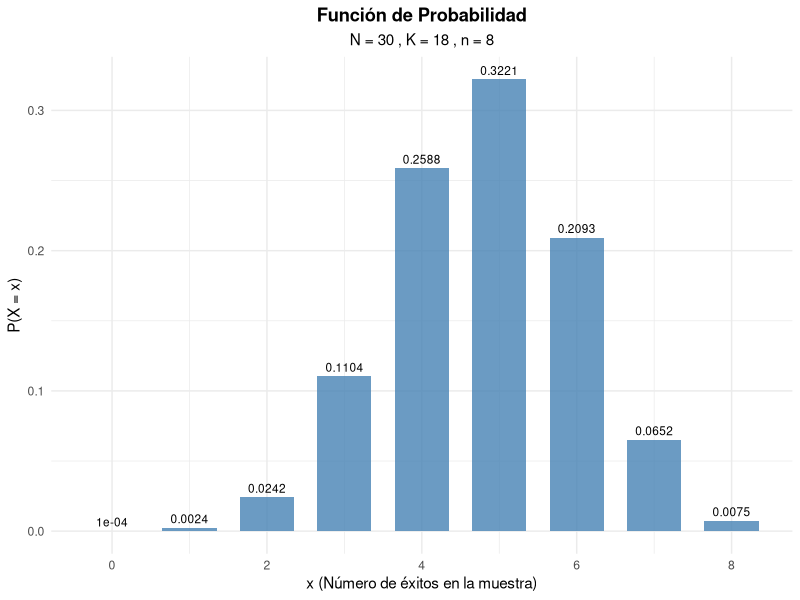
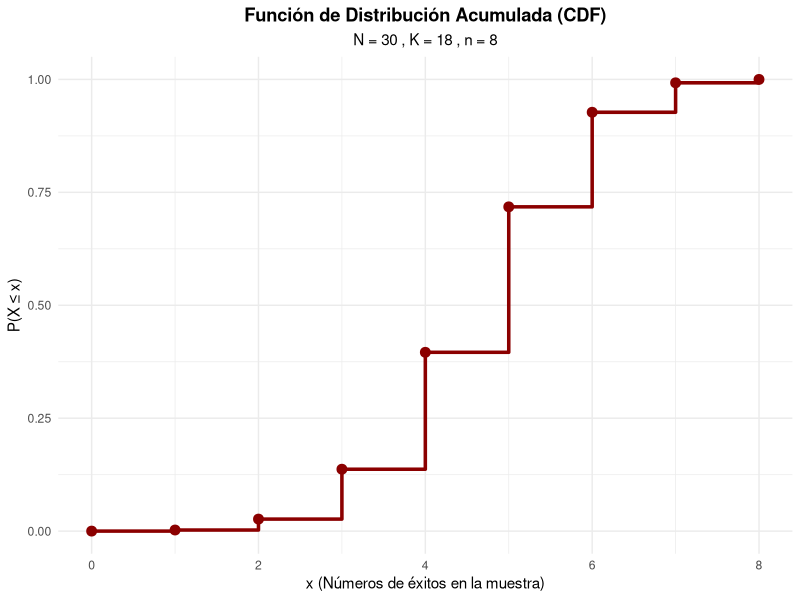
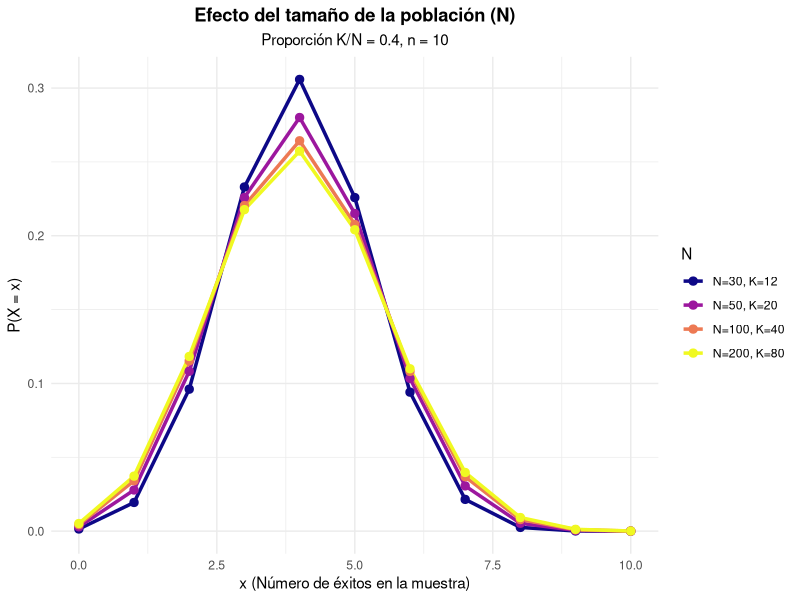
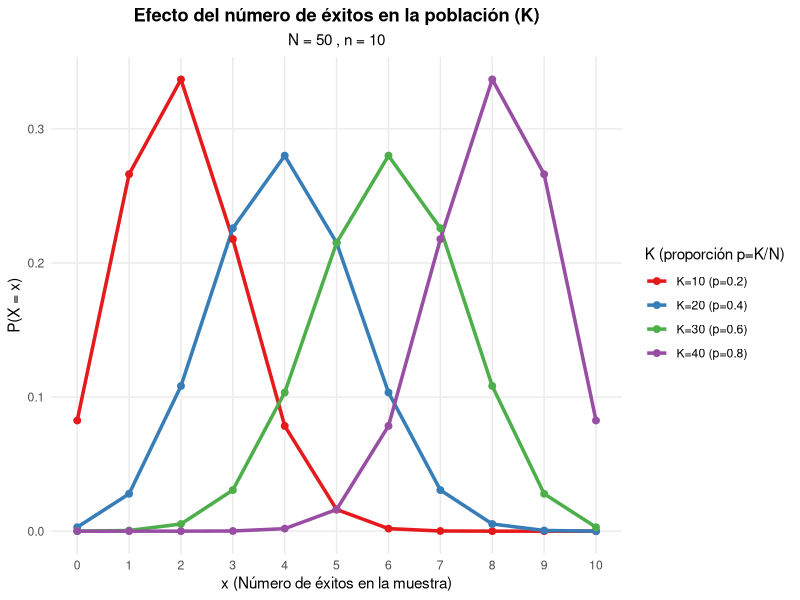
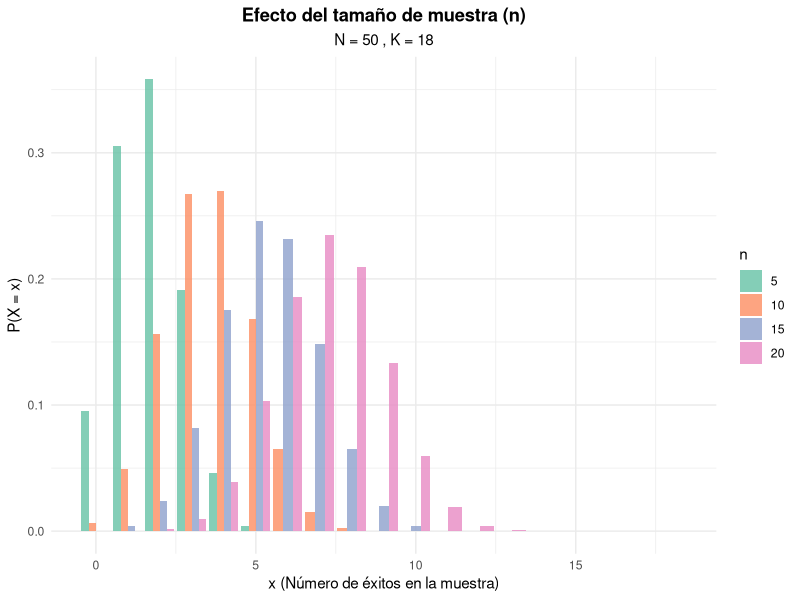
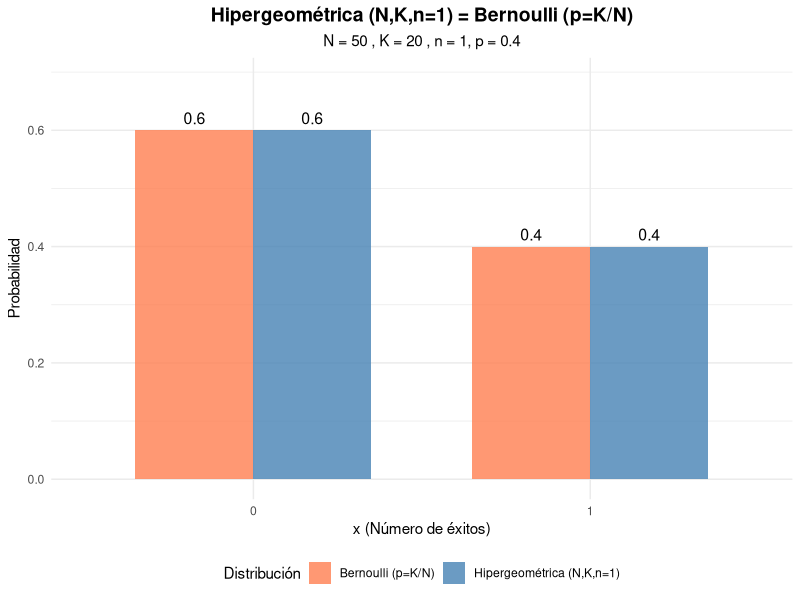
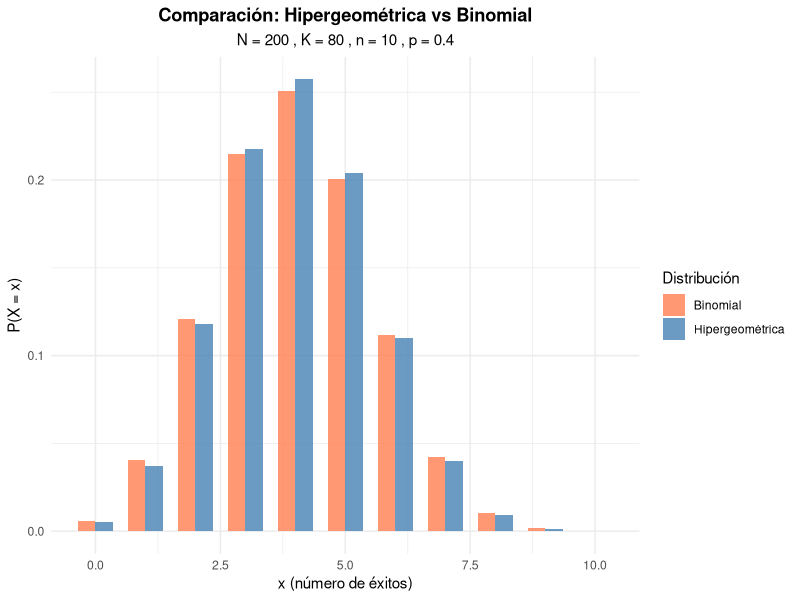
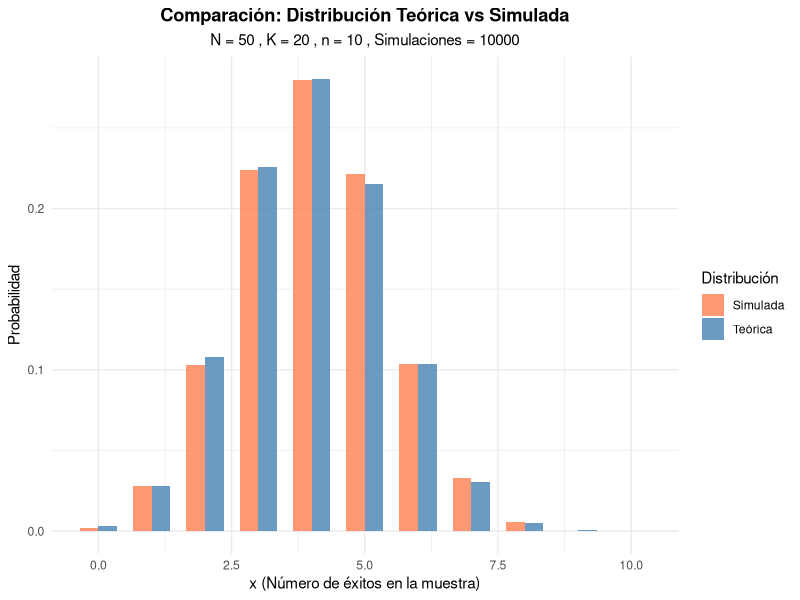

Reproduce these figures in R, in order.
## ---- chunk 1
#| label: setup
#| code-fold: true
#| include: false

library(tidyverse)
library(kableExtra)
library(ggplot2)
## ---- chunk 2
# Parámetros:
N <- 30
K <- 18
n <- 8
x <- 5
# Cálculo de probabilidad:
prob <- (((factorial(K)/(factorial(x)*factorial(K-x)))*(factorial(N-K)/(factorial(n-x)*factorial((N-K)-(n-x)))))/(factorial(N)/(factorial(n)*factorial(N-n))))
cat("P(X=5) =", round(prob, 4))

## ---- chunk 3
# Verificación usando R
N <- 30
K <- 18
n <- 8

prob_r <- dhyper(5, K, N-K,n)

cat("\nVerificación con R:", round(prob_r, 4))

## ---- chunk 4
# Crear data frame
  # Datos fijos
N <- 30
K <- 18
n <- 8
  # Valores de x
x <- max(0, n-(N-K)): min(n, K)
  # Probabilidades
probabilidades <- dhyper(x, K, N-K, n)
# Tabla
Ejemplo_data <- data.frame(
  x = x,
  Probabilidad = round(probabilidades, 4),
  P_Acumulada = round(cumsum(probabilidades), 4)
)
cat("\n La suma de probabilidades:", sum(probabilidades))

# Mostrar tabla
kable(Ejemplo_data,
      caption = "Distribución de probabilidades para el ejemplo",
      align = "cc") %>%
  kable_styling(bootstrap_options = "striped")

# Gráfica para la Función de Probabilidad
ggplot(Ejemplo_data, aes(x = x, y = Probabilidad)) +
  geom_col(fill = "steelblue", alpha = 0.8, width = 0.7) +
  geom_text(aes(label = round(Probabilidad, 4)), 
            vjust = -0.5, size = 3) +
  labs(title = "Función de Probabilidad",
       subtitle = paste("N =", N, ", K =", K, ", n =", n),
       x = "x (Número de éxitos en la muestra)",
       y = "P(X = x)") +
  theme_minimal() +
  theme(plot.title = element_text(face = "bold", hjust = 0.5),
        plot.subtitle = element_text(hjust = 0.5))

# Gráfica para la Probabilidad Acumulada
ggplot(Ejemplo_data, aes(x = x, y = P_Acumulada)) +
  geom_step(color = "darkred", linewidth = 1.2) +
  geom_point(color = "darkred", size =  3) +
  labs(title = "Función de Distribución Acumulada (CDF)",
       subtitle = paste("N =", N, ", K =", K, ", n =", n),
       x = "x (Números de éxitos en la muestra)",
       y = "P(X ≤ x)") +
  ylim(0, 1) +
  theme_minimal() +
  theme(plot.title = element_text(face = "bold", hjust = 0.5),
        plot.subtitle = element_text(hjust = 0.5))


## ---- chunk 5
#Función para calcular los parámetros estadísticos
estadisticos_hypergeo <- function(N, K, n) {
  p <- K/N
  media <- n*(p)
  varianza <- n*(p)*(1-p)*((N-n)/(N-1))
  SD <- sqrt(varianza)
  
  return(list(
    media = media,
    varianza = varianza,
    SD = SD
  ))
}
## ---- chunk 6
N <- 30
K <- 18
n <- 8

media <- n*(K/N)
cat("La media es de:", round(media, 4))
## ---- chunk 7
N <- 30
K <- 18
n <- 8
p <- K/N

varianza <- n*p*(1-p)*((N-n)/(N-1))
cat("La varianza es de:", round(varianza,4))

## ---- chunk 8
N <- 30
K <- 18
n <- 8

SD <- sqrt(n*p*(1-p)*((N-n)/(N-1)))

cat("La desviación estándar es de:", round(SD,4))
## ---- chunk 9
# Gráfica Efecto parámetro N, con K/N constante
p <- 0.4
n_fijo <- 10
N_values <- c(30, 50, 100, 200)

N_data <- data.frame()

for(N_val in N_values) {
  K_val <- round(N_val * p)
  x_temp <- max(0, n_fijo-(N_val-K_val)):min(n_fijo, K_val)
  prob_temp <- dhyper(x_temp, K_val, N_val-K_val, n_fijo)
  N_data <- rbind(N_data,
                           data.frame(x = x_temp, 
                                     prob = prob_temp,
                                     N_label = as.factor(paste0("N=", N_val, ", K=", K_val))))
}

ggplot(N_data, aes(x = x, y = prob, color = N_label)) +
  geom_line(linewidth = 1.2) +
  geom_point(size = 2.5) +
  labs(title = "Efecto del tamaño de la población (N)",
       subtitle = paste("Proporción K/N = 0.4, n =", n_fijo),
       x = "x (Número de éxitos en la muestra)",
       y = "P(X = x)",
       color = "N") +
  scale_color_viridis_d(option = "plasma") +
  theme_minimal() +
  theme(plot.title = element_text(face = "bold", hjust = 0.5),
        plot.subtitle = element_text(hjust = 0.5),
        legend.position = "right")
## ---- chunk 10
# Efecto de K - Número de éxitos en la población, manteniendo N y n fijos

N <- 50    
n <- 10    
K_values <- c(10, 20, 30, 40)  # Diferentes valores de K

datos_efecto_K <- data.frame()

# Calcular el rango completo de x
x_min <- Inf
x_max <- -Inf

for(K_val in K_values) {
  x_temp <- max(0, n-(N-K_val)):min(n, K_val)
  x_min <- min(x_min, min(x_temp))
  x_max <- max(x_max, max(x_temp))
  
  prob_temp <- dhyper(x_temp, K_val, N-K_val, n)
  proporcion_redondeada <- round(K_val/N, 2)
  
  datos_efecto_K <- rbind(datos_efecto_K,
                          data.frame(x = x_temp, 
                                    prob = prob_temp,
                                    K_label = as.factor(paste0("K=", K_val, " (p=", proporcion_redondeada, ")"))))
}

# Gráfico del efecto de K
ggplot(datos_efecto_K, aes(x = x, y = prob, color = K_label, group = K_label)) +
  geom_line(linewidth = 1.2) +
  geom_point(size = 2) +
  scale_x_continuous(breaks = x_min:x_max, limits = c(x_min, x_max)) +
  labs(title = "Efecto del número de éxitos en la población (K)",
       subtitle = paste("N =", N, ", n =", n),
       x = "x (Número de éxitos en la muestra)",
       y = "P(X = x)",
       color = "K (proporción p=K/N)") +
  scale_color_brewer(palette = "Set1") +
  theme_minimal() +
  theme(plot.title = element_text(face = "bold", hjust = 0.5),
        plot.subtitle = element_text(hjust = 0.5),
        legend.position = "right",
        panel.grid.minor = element_blank())
## ---- chunk 11
# Efecto del parámetro n
n_values <- c(5, 10, 15, 20)
datos_n <- data.frame()

for(n_val in n_values) {
  x_temp <- max(0, n_val-(N-K)):min(n_val, K)
  prob_temp <- dhyper(x_temp, K, N-K, n_val)
  datos_n <- rbind(datos_n,
                   data.frame(x = x_temp, 
                              prob = prob_temp,
                              n = as.factor(n_val)))
}

ggplot(datos_n, aes(x = x, y = prob, fill = n)) +
  geom_col(position = "dodge", alpha = 0.8) +
  labs(title = "Efecto del tamaño de muestra (n)",
       subtitle = paste("N =", N, ", K =", K),
       x = "x (Número de éxitos en la muestra)",
       y = "P(X = x)",
       fill = "n") +
  scale_fill_brewer(palette = "Set2") +
  theme_minimal() +
  theme(plot.title = element_text(face = "bold", hjust = 0.5),
        plot.subtitle = element_text(hjust = 0.5),
        legend.position = "right")

## ---- chunk 12
# Demostración relación con la Bernoulli
N <- 50    
K <- 20    
n <- 1     
p <- K/N  

x <- 0:1

# Distribución Hipergeométrica con n=1
prob_hiper <- dhyper(x, K, N-K, n)

# Distribución Bernoulli con p=K/N
prob_bernoulli <- dbinom(x, size=1, prob=p)

# data frame para la comparación
datos <- data.frame(
  x = rep(x, 2),
  probabilidad = c(prob_hiper, prob_bernoulli),
  distribucion = rep(c("Hipergeométrica (N,K,n=1)", "Bernoulli (p=K/N)"), each=length(x))
)

# Gráfico de la comparación
ggplot(datos, aes(x = as.factor(x), y = probabilidad, fill = distribucion)) +
  geom_col(position = "dodge", alpha = 0.8, width = 0.7) +
  geom_text(aes(label = round(probabilidad, 4)), 
            position = position_dodge(width = 0.7), 
            vjust = -0.5, size = 4) +
  labs(title = "Hipergeométrica (N,K,n=1) = Bernoulli (p=K/N)",
       subtitle = paste("N =", N, ", K =", K, ", n = 1, p =", round(p, 4)),
       x = "x (Número de éxitos)",
       y = "Probabilidad",
       fill = "Distribución") +
  scale_fill_manual(values = c("Hipergeométrica (N,K,n=1)" = "steelblue", 
                                "Bernoulli (p=K/N)" = "coral")) +
  ylim(0, max(prob_hiper) * 1.15) +
  theme_minimal() +
  theme(plot.title = element_text(face = "bold", hjust = 0.5, size = 14),
        plot.subtitle = element_text(hjust = 0.5),
        legend.position = "bottom")

# Tabla de comparación

tabla_comparacion <- data.frame(
  x = x,
  "Hipergeométrica (N,K,n=1)" = prob_hiper,
  "Bernoulli (p=K/N)" = prob_bernoulli,
  "Diferencia" = abs(prob_hiper - prob_bernoulli),
  check.names = FALSE
)

# Mostrar tabla
kable(tabla_comparacion,
      caption = "Comparación de Hipergeométrica vs Bernoulli",
      align = "cc") %>%
  kable_styling(bootstrap_options = "striped")
## ---- chunk 13
# Comparación Hipergeométrica vs Binomial

N_grande <- 200
K_grande <- 80
n_comparacion <- 10
p_binomial <- K_grande / N_grande

x_hiper <- max(0, n_comparacion-(N_grande-K_grande)):min(n_comparacion, K_grande)
prob_hiper <- dhyper(x_hiper, K_grande, N_grande-K_grande, n_comparacion)
prob_binom <- dbinom(x_hiper, n_comparacion, p_binomial)

datos_comparacion_dist <- data.frame(
  x = rep(x_hiper, 2),
  prob = c(prob_hiper, prob_binom),
  distribucion = rep(c("Hipergeométrica", "Binomial"), each = length(x_hiper))
)

ggplot(datos_comparacion_dist, aes(x = x, y = prob, fill = distribucion)) +
  geom_col(position = "dodge", alpha = 0.8, width = 0.7) +
  labs(title = "Comparación: Hipergeométrica vs Binomial",
       subtitle = paste("N =", N_grande, ", K =", K_grande, ", n =", n_comparacion, ", p =", p_binomial),
       x = "x (número de éxitos)",
       y = "P(X = x)",
       fill = "Distribución") +
  scale_fill_manual(values = c("Hipergeométrica" = "steelblue", 
                                "Binomial" = "coral")) +
  theme_minimal() +
  theme(plot.title = element_text(face = "bold", hjust = 0.5),
        plot.subtitle = element_text(hjust = 0.5),
        legend.position = "right")

## ---- chunk 14
# Simulación de Valores y Comparación con la Teórica
N <- 50    
K <- 20    
n <- 10    
n_sim <- 10000

simulaciones <- rhyper(n_sim, K, N-K, n)

# Distribución teórica
x_teorico <- max(0, n-(N-K)):min(n, K)
prob_teorica <- dhyper(x_teorico, K, N-K, n)

# Distribución de la simulación
tabla_simulacion <- table(simulaciones)
x_simulacion <- as.numeric(names(tabla_simulacion))
prob_simulacion <- as.numeric(tabla_simulacion) / n_sim

# Crear data frame para comparación
datos_comparacion <- data.frame(
  x = c(x_teorico, x_simulacion),
  probabilidad = c(prob_teorica, prob_simulacion),
  tipo = rep(c("Teórica", "Simulada"), c(length(x_teorico), length(x_simulacion)))
)
kable(datos_comparacion,
      caption = "Comparación",
      align = "cc") %>%
  kable_styling(bootstrap_options = "striped")

# Gráfico de comparación
ggplot(datos_comparacion, aes(x = x, y = probabilidad, fill = tipo)) +
  geom_col(position = "dodge", alpha = 0.8, width = 0.7) +
  labs(title = "Comparación: Distribución Teórica vs Simulada",
       subtitle = paste("N =", N, ", K =", K, ", n =", n, ", Simulaciones =", n_sim),
       x = "x (Número de éxitos en la muestra)",
       y = "Probabilidad",
       fill = "Distribución") +
  scale_fill_manual(values = c("Teórica" = "steelblue", "Simulada" = "coral")) +
  theme_minimal() +
  theme(plot.title = element_text(face = "bold", hjust = 0.5),
        plot.subtitle = element_text(hjust = 0.5),
        legend.position = "right")


# Media
media_teorica <- n * K / N
media_simulada <- mean(simulaciones)
cat("Media teórica:", round(media_teorica, 4), "\n")
cat("Media simulada:", round(media_simulada, 4), "\n")
cat("Diferencia:", round(abs(media_teorica - media_simulada), 4), "\n\n")

# Varianza
varianza_teorica <- n * (K/N) * ((N-K)/N) * ((N-n)/(N-1))
varianza_simulada <- var(simulaciones)
cat("Varianza teórica:", round(varianza_teorica, 4), "\n")
cat("Varianza simulada:", round(varianza_simulada, 4), "\n")
cat("Diferencia:", round(abs(varianza_teorica - varianza_simulada), 4), "\n\n")

# Desviación estándar
cat("SD teórica:", round(sqrt(varianza_teorica), 4), "\n")
cat("SD simulada:", round(sd(simulaciones), 4), "\n\n")

# Tabla de frecuencias comparada
tabla_comparacion <- data.frame(
  x = x_teorico,
  Prob_Teorica = round(prob_teorica, 4),
  Frec_Simulada = sapply(x_teorico, function(val) sum(simulaciones == val)),
  Prob_Simulada = round(sapply(x_teorico, function(val) sum(simulaciones == val) / n_sim), 4)
)

kable(tabla_comparacion,
      caption = "Tabla de comparación de frecuencias Simulada vs Teórica",
      align = "cc") %>%
  kable_styling(bootstrap_options = "striped")

## ---- chunk 15
# Ejercicio 344

# Parámetros del problema
N <- 100   
K <- 10    
n <- 5    


# La compra se efectúa si encuentra 0 o 1 defectuosos
# Es decir: P(X ≤ 1) donde X = número de defectuosos en la muestra

# Resolución
prob_compra_1 <- phyper(1, K, N-K, n)

cat("La compra se efectúa si X ≤ 1 (si encuentra 0 o 1 defectuosos en la muestra)\n\n")
cat("P(X ≤ 1) = P(compra) =", round(prob_compra_1, 6), "\n")
cat("                      =", round(prob_compra_1 * 100, 2), "%\n\n")


# Tabla completa de probabilidades
cat("\nTabla de probabilidades completa:\n")
x <- 0:min(n, K)
probabilidades <- dhyper(x, K, N-K, n)
prob_acumulada <- phyper(x, K, N-K, n)

tabla <- data.frame(
  "Defectuosos (x)" = x,
  "P(X = x)" = round(probabilidades, 6),
  "P(X ≤ x)" = round(prob_acumulada, 6),
  "Decisión" = ifelse(x <= 1, "Si compra", "No compra"),
  check.names = FALSE
)
kable(tabla,
      caption = "Tabla de Probabilidades",
      align = "cc") %>%
  kable_styling(bootstrap_options = "striped")

# Probabilidad de NO comprar (complemento)
prob_no_compra <- 1 - prob_compra_1
cat("\n\nProbabilidades de decisión:\n")
cat("P(Si compra) = P(X ≤ 1) =", round(prob_compra_1, 6), 
    "(", round(prob_compra_1 * 100, 2), "%)\n")
cat("P(No compra) = P(X ≥ 2) =", round(prob_no_compra, 6), 
    "(", round(prob_no_compra * 100, 2), "%)\n")

# Visualización

datos_grafico <- data.frame(
  x = x,
  probabilidad = probabilidades,
  decision = ifelse(x <= 1, "Si compra", "No compra")
)
kable(datos_grafico,
      caption = "Tabla de comparación de frecuencias Simulada vs Teórica",
      align = "cc") %>%
  kable_styling(bootstrap_options = "striped")

ggplot(datos_grafico, aes(x = factor(x), y = probabilidad, fill = decision)) +
  geom_col(alpha = 0.8, width = 0.7) +
  geom_text(aes(label = paste0(round(probabilidad * 100, 2), "%")), 
            vjust = -0.5, size = 4) +
  scale_fill_manual(values = c("Si compra" = "forestgreen", 
                                "No compra" = "firebrick")) +
  labs(title = "Distribución de Probabilidad - Decisión de Compra",
       subtitle = paste("N =", N, "artículos, K =", K, "defectuosos, n =", n, "en muestra"),
       x = "Número de artículos defectuosos en la muestra",
       y = "Probabilidad",
       fill = "Decisión") +
  theme_minimal() +
  theme(plot.title = element_text(face = "bold", hjust = 0.5, size = 14),
        plot.subtitle = element_text(hjust = 0.5),
        legend.position = "bottom",
        legend.title = element_text(face = "bold"))
